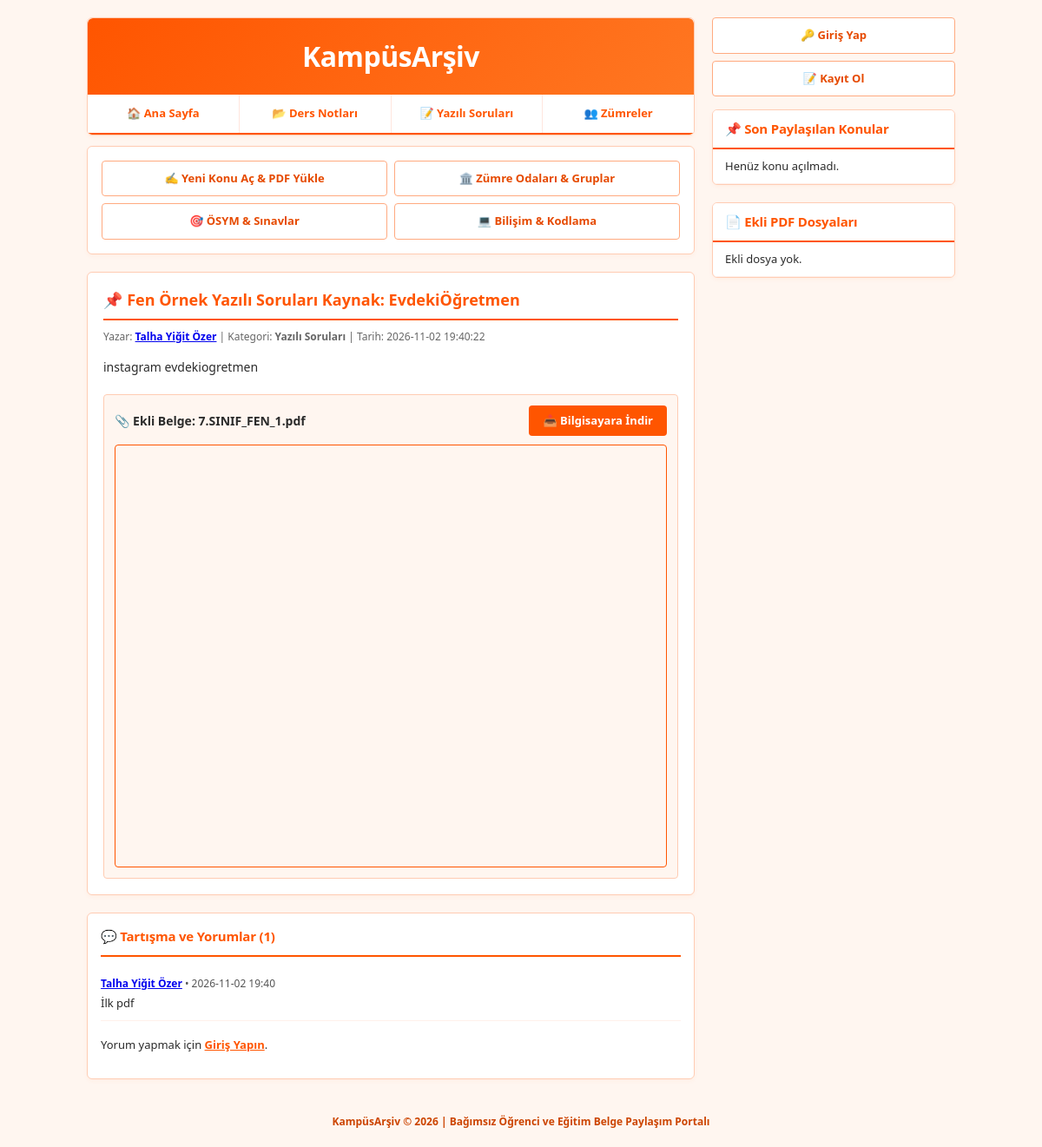
Page /konu/2 on the committed database.
### tables this page shows
CREATE TABLE konular (
            id INTEGER PRIMARY KEY AUTOINCREMENT,
            baslik TEXT NOT NULL,
            kategori TEXT NOT NULL,
            yazar TEXT NOT NULL,
            icerik TEXT NOT NULL,
            dosya_adi TEXT,
            tarih TIMESTAMP DEFAULT CURRENT_TIMESTAMP
        );

CREATE TABLE yorumlar (
            id INTEGER PRIMARY KEY AUTOINCREMENT,
            konu_id INTEGER NOT NULL,
            yazar TEXT NOT NULL,
            yorum TEXT NOT NULL,
            tarih TIMESTAMP DEFAULT CURRENT_TIMESTAMP,
            FOREIGN KEY (konu_id) REFERENCES konular (id)
        );

### app.py (the view, shortened to what this page needs)
@app.route('/konu/<int:konu_id>', methods=['GET', 'POST'])
def detay(konu_id):
    conn = get_db_connection()
    konu = conn.execute("SELECT * FROM konular WHERE id = ?", (konu_id,)).fetchone()
    yorumlar = conn.execute("SELECT * FROM yorumlar WHERE konu_id = ? ORDER BY id ASC", (konu_id,)).fetchall()
    conn.close()
    if not konu: return "Konu bulunamadı!", 404
    return render_template('detay.html', konu=konu, yorumlar=yorumlar)

### app.py (called while the page is built)
def get_db_connection():
    conn = sqlite3.connect('kampus.db')
    conn.row_factory = sqlite3.Row
    return conn

### templates/detay.html (shortened to what this page needs)
{% extends 'base.html' %}
{% block content %}
<div class="card-box" style="padding: 18px;">
    <h2 style="margin: 0 0 10px 0; color: #ff5500; font-size: 18px; border-bottom: 2px solid #ff5500; padding-bottom: 8px;">
        📌 {{ konu['baslik'] }}
    </h2>
    <div style="font-size: 12px; color: #666; margin-bottom: 15px;">
        Yazar: <a href="/profil/{{ konu['yazar'] }}"><b>{{ konu['yazar'] }}</b></a> | Kategori: <b>{{ konu['kategori'] }}</b> | Tarih: {{ konu['tarih'] }}
    </div>
    <div style="font-size: 14px; line-height: 1.6; margin-bottom: 20px; white-space: pre-wrap;">{{ konu['icerik'] }}</div>
    {% if konu['dosya_adi'] %}
        {% set dosya_uzantisi = konu['dosya_adi'].rsplit('.', 1)[1].lower() %}
        <div style="background: #fff6f0; border: 1px solid #ffccb3; padding: 12px; margin-top: 15px; border-radius: 4px;">
            <div style="display: flex; justify-content: space-between; align-items: center; margin-bottom: 10px;">
                <b>📎 Ekli Belge: {{ konu['dosya_adi'] }}</b>
                <a href="{{ url_for('static', filename='uploads/' + konu['dosya_adi']) }}" class="btn-orange" download>📥 Bilgisayara İndir</a>
            </div>
            {% if dosya_uzantisi == 'pdf' %}
                <div style="border: 1px solid #ff5500; border-radius: 4px; overflow: hidden;">
                    <iframe src="{{ url_for('static', filename='uploads/' + konu['dosya_adi']) }}" width="100%" height="480px" style="border: none;"></iframe>
                </div>
            {% endif %}
        </div>
    {% endif %}
</div>
<div class="card-box" style="padding: 15px;">
    <div class="card-header-light" style="padding:0 0 10px 0; margin-bottom:12px;">💬 Tartışma ve Yorumlar ({{ yorumlar|length }})</div>
    {% for y in yorumlar %}
        <div style="border-bottom: 1px solid #fff0eb; padding: 10px 0;">
            <div style="font-size: 12px; color: #555; margin-bottom: 4px;">
                <b><a href="/profil/{{ y['yazar'] }}">{{ y['yazar'] }}</a></b> &bull; {{ y['tarih'][:16] }}
            </div>
            <div style="font-size: 13px;">{{ y['yorum'] }}</div>
        </div>
    {% else %}
        <div style="color: #666; font-size: 13px;">Henüz yorum yapılmamış. İlk yorumu sen yaz!</div>
    {% endfor %}
    <div style="margin-top: 18px;">
        {% if session.get('kullanici_adi') %}
            <form action="/konu/{{ konu['id'] }}" method="POST">
                <textarea name="yorum" rows="3" style="width: 100%; border: 1px solid #ffccb3; padding: 8px; font-family: inherit; border-radius: 4px;" placeholder="Düşüncelerini ve yorumunu yaz..." required></textarea><br><br>
                <button type="submit" class="btn-orange">Yorum Gönder</button>
            </form>
        {% else %}
            <p style="font-size: 13px;">Yorum yapmak için <a href="/giris" style="color:#ff5500; font-weight:bold;">Giriş Yapın</a>.</p>
        {% endif %}
    </div>
</div>
{% endblock %}

### templates/base.html (style rules this page uses)
* { box-sizing: border-box; }
body { background-color: #fff6f0; font-family: "Frutiger", "Frutiger Linotype", "Segoe UI", "Helvetica Neue", Arial, sans-serif; font-size: 14px; line-height: 1.5; margin: 0; padding: 20px 0; color: #2b2b2b; }
.card-box { background: #ffffff; border-radius: 6px; border: 1px solid #ffccb3; margin-bottom: 20px; overflow: hidden; box-shadow: 0 2px 5px rgba(255, 102, 0, 0.05); }
.card-header-light { background: #ffffff; color: #ff5500; border-bottom: 2px solid #ff5500; font-size: 15px; font-weight: 700; padding: 10px 14px; letter-spacing: -0.2px; }
.btn-orange { background: #ff5500; color: #ffffff; border: none; padding: 8px 16px; border-radius: 4px; font-weight: 700; cursor: pointer; text-decoration: none; font-size: 13px; display: inline-block; }

### rows in the picture
konular: baslik "Fen Örnek Yazılı Soruları Kaynak: EvdekiÖğretmen", yazar "Talha Yiğit Özer", kategori "Yazılı Soruları", tarih "2026-11-02 19:40:22", icerik "instagram evdekiogretmen", dosya_adi "7.SINIF_FEN_1.pdf"
yorumlar: yazar "Talha Yiğit Özer", tarih "2026-11-02 19:40", yorum "İlk pdf"

### other values in the picture
{{ yorumlar|length }} "1"
